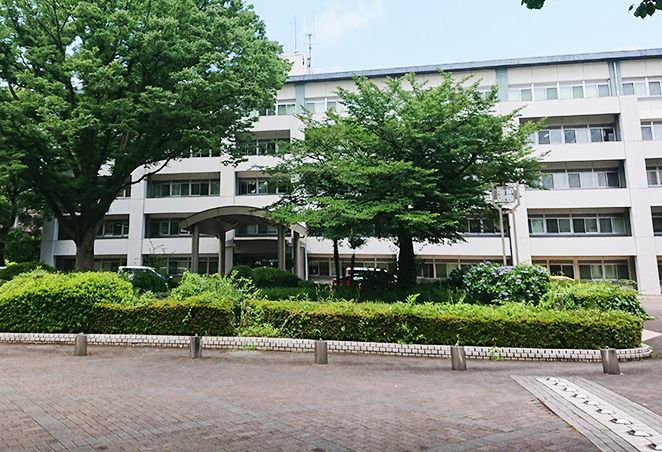
%> input picture From Spin Physics over Deep Learning to Social Implementation -- the Shortest Route/Session C/Matlab (by Prof. Matuttis)/UECmain.jpeg, 662 x 452 px
$ octave LaplaceFilterUEC.m   (GNU Octave 9; MATLAB toolbox functions it lacks are replaced by stand-ins)
%> lines starting %> are read from the running program, lines starting %| are printed output that depends on the picture
clear all
format compact
format short
% PURPOSE: Read in the portrait of the hatted lady
% and covert it into grayscale and run a Laplace filter
% USAGE: Standalone Example Program

Acolordata=imread('UECmain.jpeg');
%> Acolordata is the input picture: size 452x662x3 uint8; mean R, G, B 121.1, 131.7, 114.6
Agraydata=rgb2gray(Acolordata);
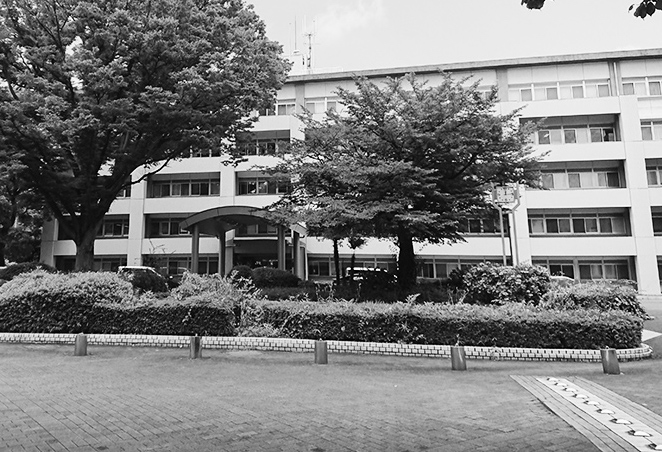
%> Agraydata: size 452x662 uint8; min 0, max 255, mean 126.6

clf
axes('position',[0,.4,1/4,0.26])
imshow(Acolordata)
% image(Acolordata)
axis image
title('original image')

axes('position',[1/4,.4,1/4,0.26])
imshow(Agraydata)
axis image
title('greyscale conversion image')

A_Laplace=-[0  1 0
           1 -4 1
           0  1 0]
Afiltered1=conv2(Agraydata,A_Laplace);
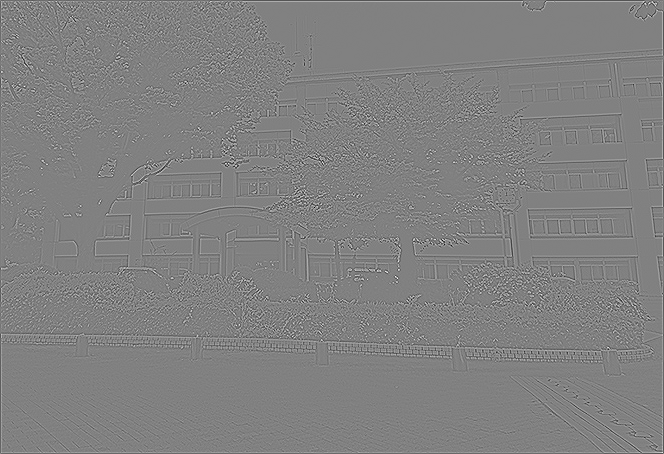
%> Afiltered1: size 454x664 double; min -678, max 661, mean 0; drawn with min black and max white
Afiltered2=imfilter(Agraydata,A_Laplace,'corr');
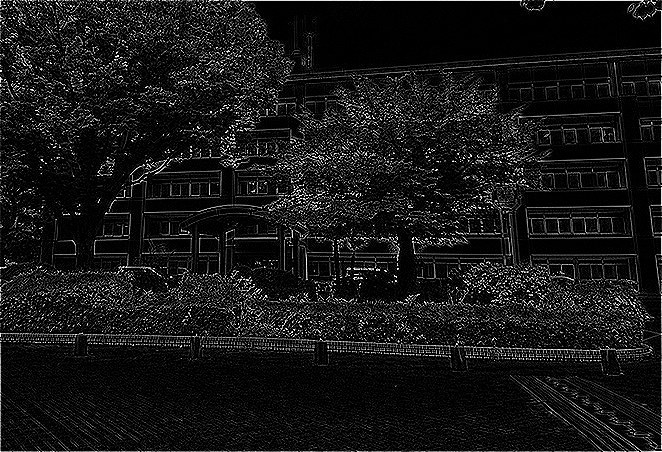
%> Afiltered2: size 452x662 uint8; min 0, max 255, mean 23.3

axes('position',[2/4,.4,1/4,0.26])
imshow(Afiltered1)
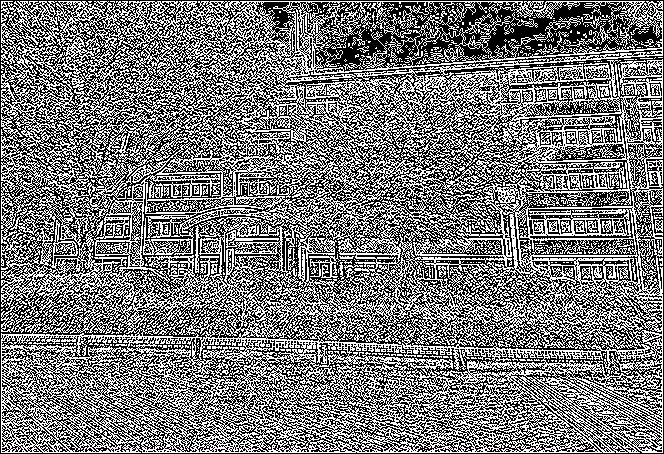
%> displayed picture: size 454x664, on the screen's scale of 0 to 255; 47.5% white in thin lines or dots
axis image
title('Laplace-Filter, corr2')

axes('position',[3/4,.4,1/4,0.26])
imshow(Afiltered2)
axis image
title('Laplace-Filter, imfilter')

set(gca,'LooseInset',get(gca,'TightInset'));
print -depsc LaplacefilteredUEC.eps

return

$ run again, with From Spin Physics over Deep Learning to Social Implementation -- the Shortest Route/Session C/Matlab (by Prof. Matuttis)/Matuttis.jpg copied over From Spin Physics over Deep Learning to Social Implementation -- the Shortest Route/Session C/Matlab (by Prof. Matuttis)/UECmain.jpeg
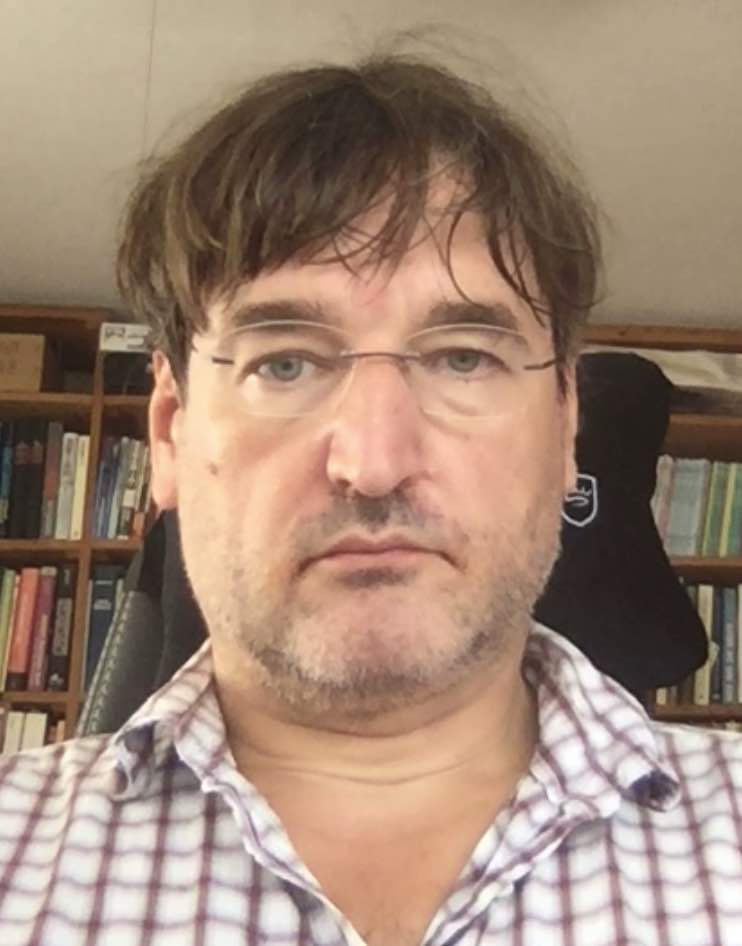
%> input picture From Spin Physics over Deep Learning to Social Implementation -- the Shortest Route/Session C/Matlab (by Prof. Matuttis)/Matuttis.jpg, 742 x 946 px
%> Acolordata is the input picture: size 946x742x3 uint8; mean R, G, B 160.2, 135, 117.8
%> `Afiltered2=imfilter(Agraydata,A_Laplace,'corr');`:
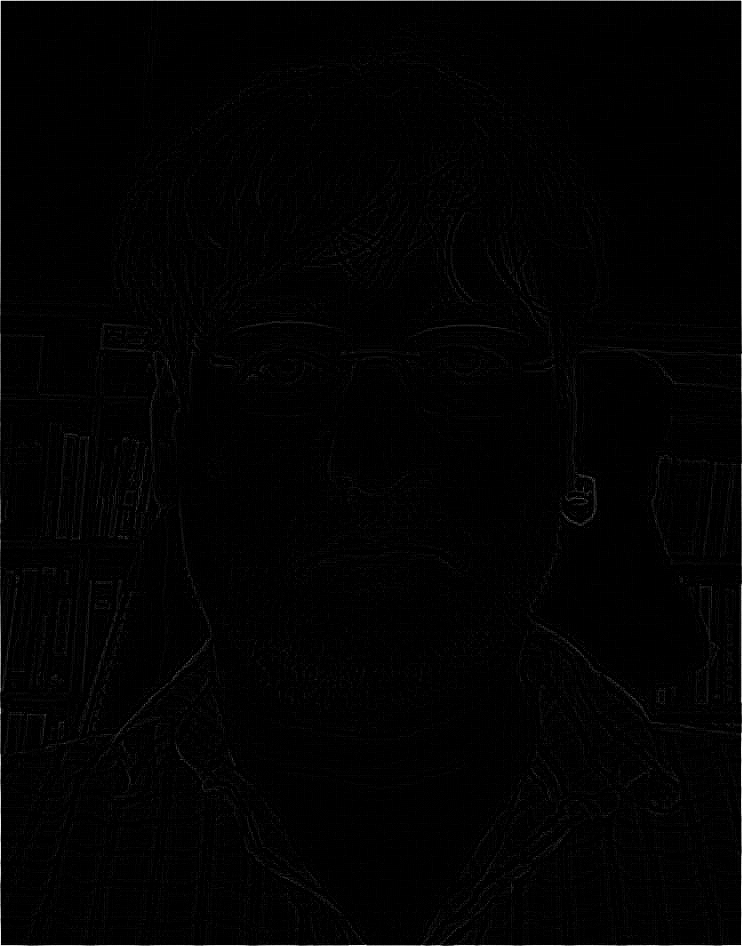
%> Afiltered2: size 946x742 uint8; min 0, max 255, mean 2.5
%> `imshow(Afiltered1)`:
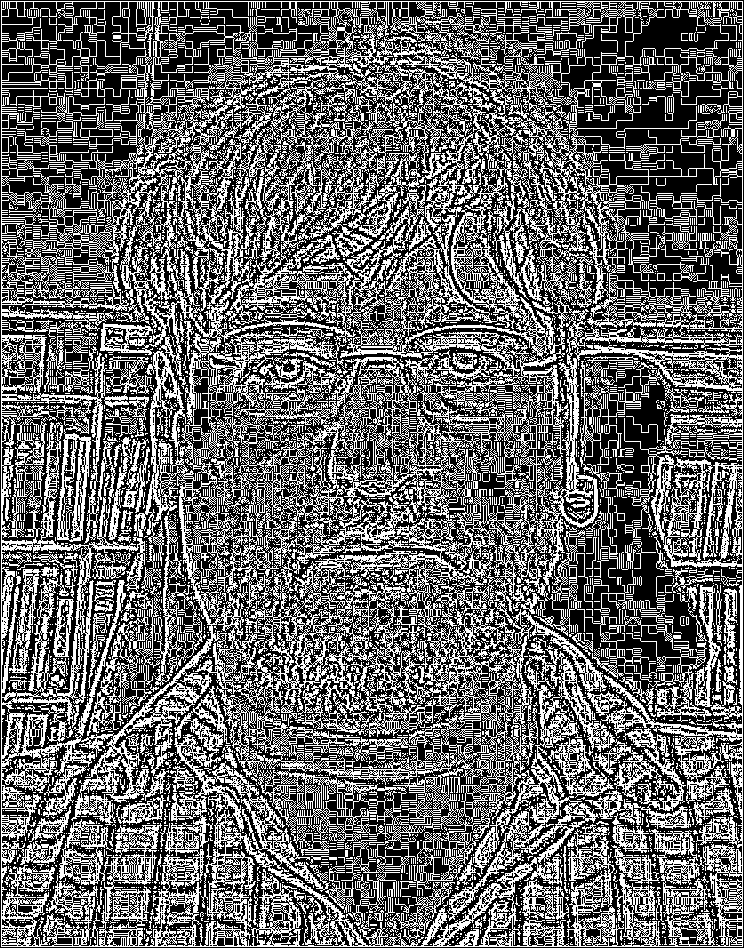
%> displayed picture: size 948x744, on the screen's scale of 0 to 255; 40.4% white in thin lines or dots
